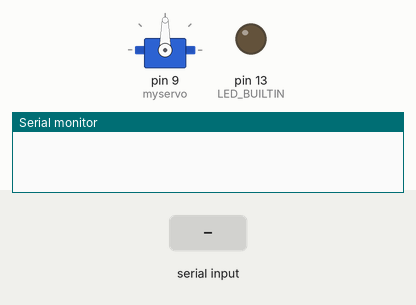
This sketch was run on a simulated Arduino Uno, built with avr-gcc and run on an emulated ATmega328P. On the bench: servo, output pins drawn as LEDs (lit = HIGH), the last lines printed to the serial monitor. The inputs (shaded band) are chosen by the test bench.

Above: at 1.6 s.
1.7 s: "90,45\n" received over Serial
At 2.6 s:
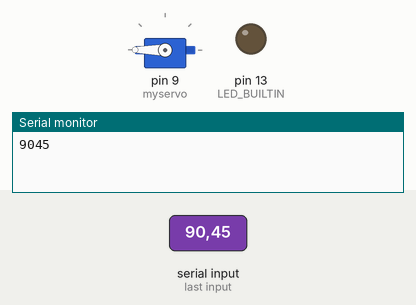
3.2 s: "5\n" received over Serial
At 3.7 s:
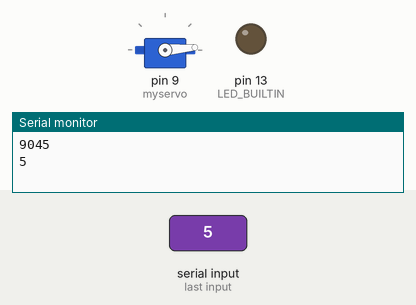
4.7 s: "30,150\n" received over Serial
At 5.0 s:
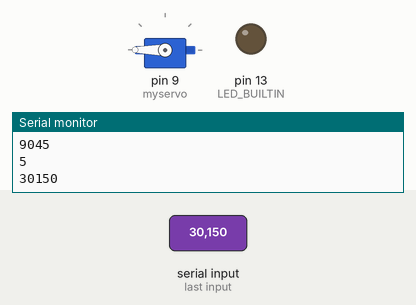
6.2 s: "90\n" received over Serial
At 7.3 s:
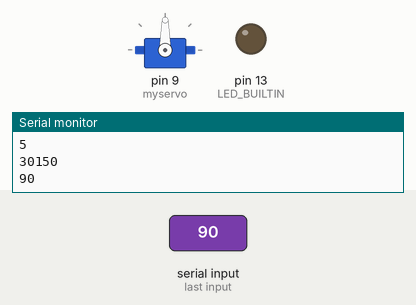
Timing chart, 0 to 8.7 s (numbered marks = the images above; inputs shaded):
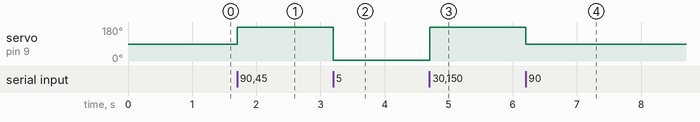

The sketch:

ServoMasterSlave_Slave.ino.ino
```cpp
/*
  Control a Servo connected to a Slave Arduino.

  On Slave:
  - Connect the servo line to pin 9.
  - Connect Rx and Tx lines (pins 0 and 1) to the Tx and Rx lines of the Master.

  Also works with a BT Chip set in Master mode, connected to pins 0 and 1.

*/
#include <Servo.h>

Servo myservo;  // create servo object to control a servo


String inString = "";    // string to hold input
int value = 90;

void setup() {
  myservo.attach(9);  // attaches the servo on pin 9 to the servo object
  delay(400);
  myservo.write(value);

  delay(15);
  // Open serial communications and wait for port to open:
  Serial.begin(38400);
  while (!Serial) {
    ; // wait for serial port to connect. Needed for native USB port only
  }

  pinMode(LED_BUILTIN, OUTPUT);
  digitalWrite(LED_BUILTIN, LOW);
}

void loop() {
  // Read serial input:
  while (Serial.available() > 0) {
    int inChar = Serial.read();
    if (isDigit(inChar)) {
      // convert the incoming byte to a char and add it to the string:
      inString += (char)inChar;
    }
    // if you get a newline, print the string, then the string's value:
    if (inChar == '\n') {
      value = inString.toInt();

      Serial.println(value);
      myservo.write(value);
      delay(15);

      // clear the string for new input:
      inString = "";
    }
  }

//  if (value == 0)
//    digitalWrite(LED_BUILTIN, LOW);
//  else if (value == 1)
//    digitalWrite(LED_BUILTIN, HIGH);
//  if (value >= 0 || value <= 180)


}
```

Measured:
- after the input at 1.7 s, servo on pin 9 (myservo): 90° → 180° at once
- after the input at 3.2 s, servo on pin 9 (myservo): 180° → 5° at once
- after the input at 4.7 s, servo on pin 9 (myservo): 5° → 180° at once
- after the input at 6.2 s, servo on pin 9 (myservo): 180° → 90° at once
